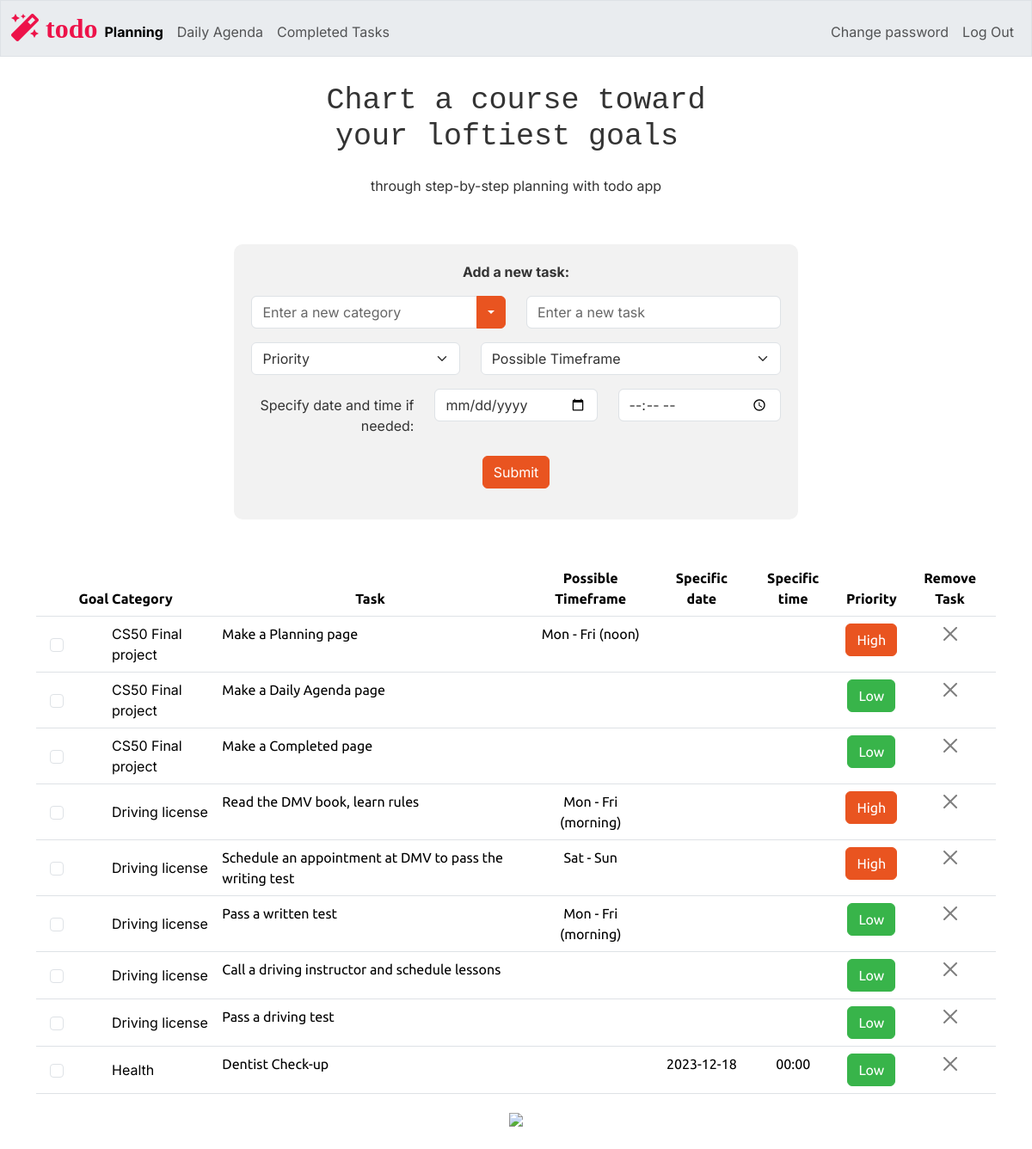
Before: / (signed in) with the older database file.
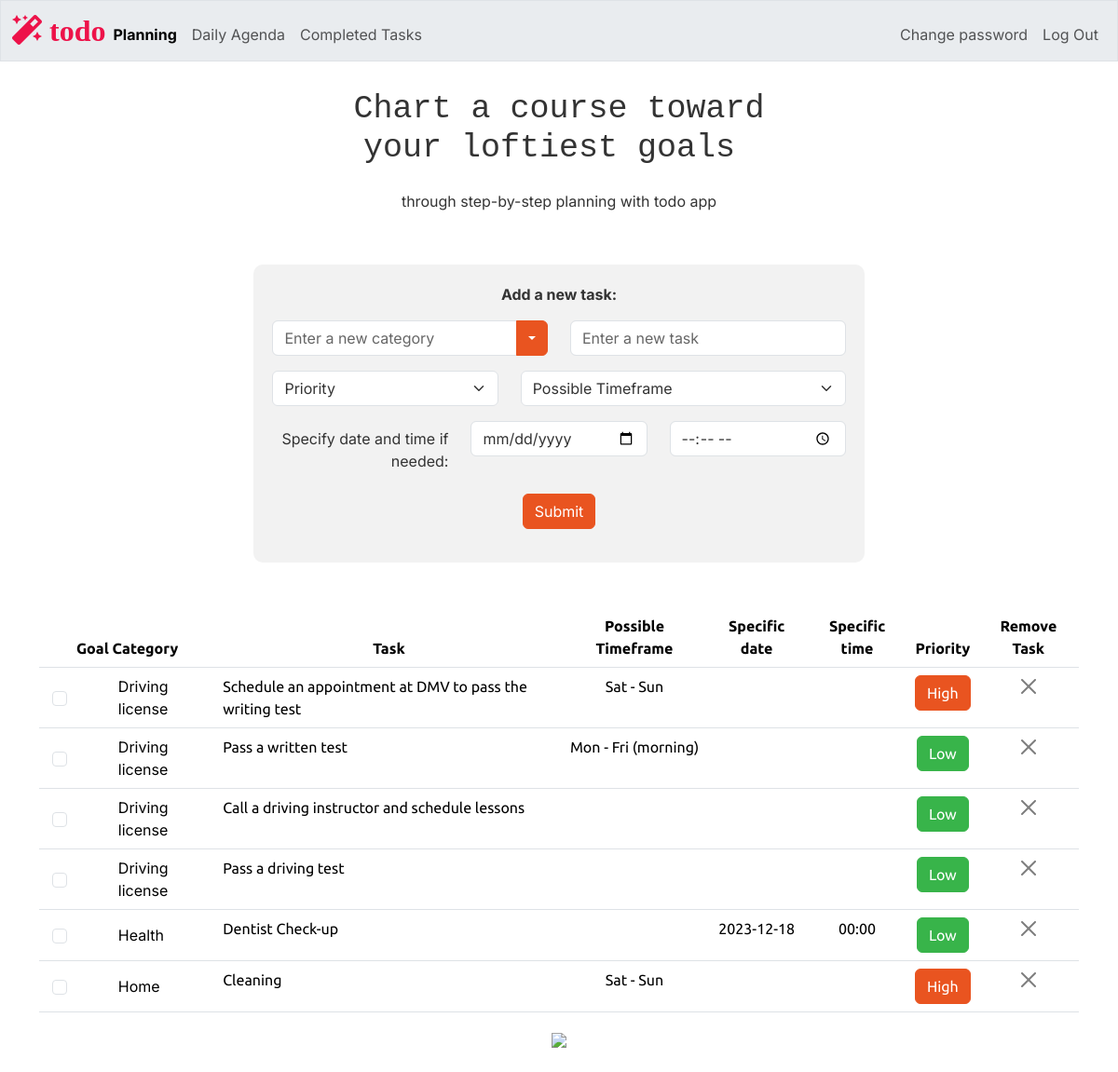
After: the same page with the newer database file.
### tables this page shows
CREATE TABLE tasks (
    id INTEGER PRIMARY KEY AUTOINCREMENT NOT NULL,
    users_id INTEGER NOT NULL,
    category TEXT NOT NULL,
    task TEXT NOT NULL,
    timeframe TEXT,
    priority TEXT,
    completion INTEGER DEFAULT 0,
    date DATE,
    time TIME,
    FOREIGN KEY (users_id) REFERENCES users(id)
);

### app.py (the view)
@app.route("/", methods=["GET", "POST"])
@login_required
def index():
    users_id = session["user_id"]
    tasks = db.execute("SELECT * FROM tasks WHERE users_id =? AND completion = 0 ORDER BY category", users_id)
    task_categories = db.execute("SELECT distinct category FROM tasks WHERE users_id =? ORDER BY category COLLATE NOCASE", users_id)
    welcome_message_h1 = "Chart a course toward\n your loftiest goals "
    welcome_message_p = "through step-by-step planning with todo app"
    return render_template("index.html", tasks=tasks, task_categories=task_categories, welcome_message_h1 = welcome_message_h1, welcome_message_p = welcome_message_p, current_page="planning")

### app.py (called while the page is built)
@app.after_request
def after_request(response):
    response.headers["Cache-Control"] = "no-cache, no-store, must-revalidate"
    response.headers["Expires"] = 0
    response.headers["Pragma"] = "no-cache"
    return response

### helpers.py (called while the page is built)
def login_required(f):
    @wraps(f)
    def decorated_function(*args, **kwargs):
        if session.get("user_id") is None:
            return redirect("/login")
        return f(*args, **kwargs)
    return decorated_function

### templates/index.html (shortened to what this page needs)
{% extends "layout.html" %}
{% block main %}
<div class="container container-fluid mt-3">
    <form method="POST" action="/add_task" class="mx-auto text-center mb-5" style="background-color: #f2f2f2; padding: 20px; border-radius: 10px; width: 60%;">
        <div class="col-sm-5 mx-auto">
            <label><b>Add a new task:</b></label>
        </div>
        <div class="mb-3 row mt-3">
            <div class="col-sm-6">
                <div class="input-group">
                    <input type="text" id="category" name="category" class="form-control" placeholder="Enter a new category" autocomplete="off" aria-label="Text input with dropdown button">
                    <button class="btn btn-primary dropdown-toggle" type="button" data-bs-toggle="dropdown" aria-expanded="false"></button>
                </div>
            </div>
            <div class="col-sm-6 mx-auto">
                <input type="text" class="form-control" id="task" name="task" placeholder="Enter a new task" autocomplete="off" required>
            </div>
        </div>
        <div class="mb-3 row">
            <div class="col-sm-5 mx-auto">
                <select class="form-select" id="priority" name="priority" required>
                    <option selected disabled>Priority</option>
                </select>
            </div>
            <div class="col-sm-7 mx-auto">
                <select class="form-select" id="timeframe" name="timeframe" required>
                    <option selected disabled>Possible Timeframe</option>
                </select>
            </div>
        </div>
        <div class="mb-3 row">
            <label for="date" class="col-sm-4 col-form-label text-end">Specify date and time if needed:</label>
            <div class="col-sm-4 mx-auto">
                <input type="date" class="form-control" id="date" name="date" autocomplete="off">
            </div>
            <div class="col-sm-4 mx-auto">
                <input type="time" class="form-control" id="time" name="time" autocomplete="off">
            </div>
        </div>
        <div class="mb-3 row">
            <div class="col-sm-4 mx-auto">
                <button type="submit" class="btn btn-primary">Submit</button>
            </div>
        </div>
    </form>
</div>
<table class="table">
    <thead>
        <tr>
            <th> Goal Category</th>
            <th> Task </th>
            <th> Possible Timeframe </th>
            <th> Specific date </th>
            <th> Specific time </th>
            <th> Priority </th>
            <th> Remove Task </th>
        </tr>
    </thead>
    <tbody>
        {% for task in tasks %}
            <tr id="todo_row_{{ task.id }}" >
                <td class="align-middle " style="text-align: left;">
                    <div class="d-flex align-items-center " >
                        <div class=" col-sm-2 d-flex justify-content-center align-items-center form-check" >
                            <input class="form-check-input completion-checkbox"
                                    type="checkbox"
                                    id="completion_{{ task.id }}"
                                    name="task_completion"
                                    data-task-id="{{ task.id }}"
                                    data-completion="{{ task.completion}}"
                                    onchange="updateTaskStatus(this)">
                        </div>
                        <label class="form-check-label ms-5" for="completion_{{ task.id }}">
                            {{ task.category }}
                        </label>
                    </div>
                </td>
                <td style="text-align: left;">{{ task.task }}</td>
                <td>{{ task.timeframe if (task.date is none or task.date =='') and task.timeframe is not none else '' }}</td>
                <td>{{ task.date or '' }}</td>
                <td>{{ task.time or '' }}</td>
                <td>
                    <button class="btn btn-primary {{ 'btn-success' if (task.priority or 'Low') == 'Low' else '' }}" onclick="changePriority({{ task.id }}, this)">{{ task.priority or 'Low' }}</button>
                </td>
                <td>
                    <button class="btn-close" data-bs-toggle="modal" data-bs-target="#deleteConfirmationModal_{{ task.id }}"></button>
                </td>
            </tr>
        {% endfor %}
    </tbody>
</table>
<img src="/static/planning2.png" class="wide-image">
{% endblock %}

### templates/layout.html (shortened to what this page needs)
<!DOCTYPE html>
<html lang="en">
<head>
    <link href="/static/bootstrap.min.css" rel="stylesheet">
    <link href="/static/styles.css" rel="stylesheet">
    <link rel="stylesheet" href="https://cdnjs.cloudflare.com/ajax/libs/font-awesome/5.15.3/css/all.min.css">
</head>
<body>
    <nav class="bg-light border navbar navbar-expand-md navbar-light fixed-top">
        <div class="container-fluid">
            <a class="site-logo" href="/"><span>
                <i class="fas fa-magic" style="color: #ed1249;"> todo</i></span></a>
            <div class="collapse navbar-collapse" id="navbar">
                {% if session["user_id"] %}
                    <ul class="navbar-nav me-auto mt-2">
                        <li class="nav-item"><a class="nav-link {% if current_page == 'planning' %}active{% endif %}" href="/">Planning</a></li>
                        <li class="nav-item"><a class="nav-link {% if current_page == 'agenda' %}active{% endif %}" href="/agenda">Daily Agenda</a></li>
                        <li class="nav-item"><a class="nav-link {% if current_page == 'completed' %}active{% endif %}" href="/completed">Completed Tasks</a></li>
                    </ul>
                    <ul class="navbar-nav ms-auto mt-2">
                        <li class="nav-item"><a class="nav-link" href="/password_change">Change password</a></li>
                        <li class="nav-item"><a class="nav-link" href="/logout">Log Out</a></li>
                    </ul>
                {% else %}
                    <ul class="navbar-nav ms-auto mt-2">
                        <li class="nav-item"><a class="nav-link" href="/register">Register</a></li>
                        <li class="nav-item"><a class="nav-link" href="/login">Log In</a></li>
                    </ul>
                {% endif %}
            </div>
        </div>
    </nav>
    <br>
    <br>
    <div class="container-fluid text-center mt-5">
        <h1 class="mb-4"><pre>{{ welcome_message_h1}} </pre>
        </h1>
        <p>{{ welcome_message_p }}</p>
    </div>
    <main class="container container-fluid py-4 text-center">
        {% block main %}{% endblock %}
    </main>
</body>
</html>

### static/styles.css (style rules this page uses)
nav .site-logo { font-size: xx-large; text-decoration: none; }
p, span, div, h1, button { font-family: 'Inter', sans-serif; }
body { background-color: # f6f5f4; }
.navbar-nav .nav-link.active { font-weight: bold; }

Changed rows visible on the page:
removed tasks: category "CS50 Final project", task "Make a Planning page", date+timeframe "Mon - Fri (noon)", priority "High"
removed tasks: category "CS50 Final project", task "Make a Daily Agenda page", priority "Low"
no longer on this page (row edited): tasks: category "CS50 Final project", task "Make a Completed page", priority "Low"
no longer on this page (row edited): tasks: category "Driving license", task "Read the DMV book, learn rules", date+timeframe "Mon - Fri (morning)", priority "High"
now on this page (row edited): tasks: category "Home", task "Cleaning", date+timeframe "Sat - Sun", priority "High"
